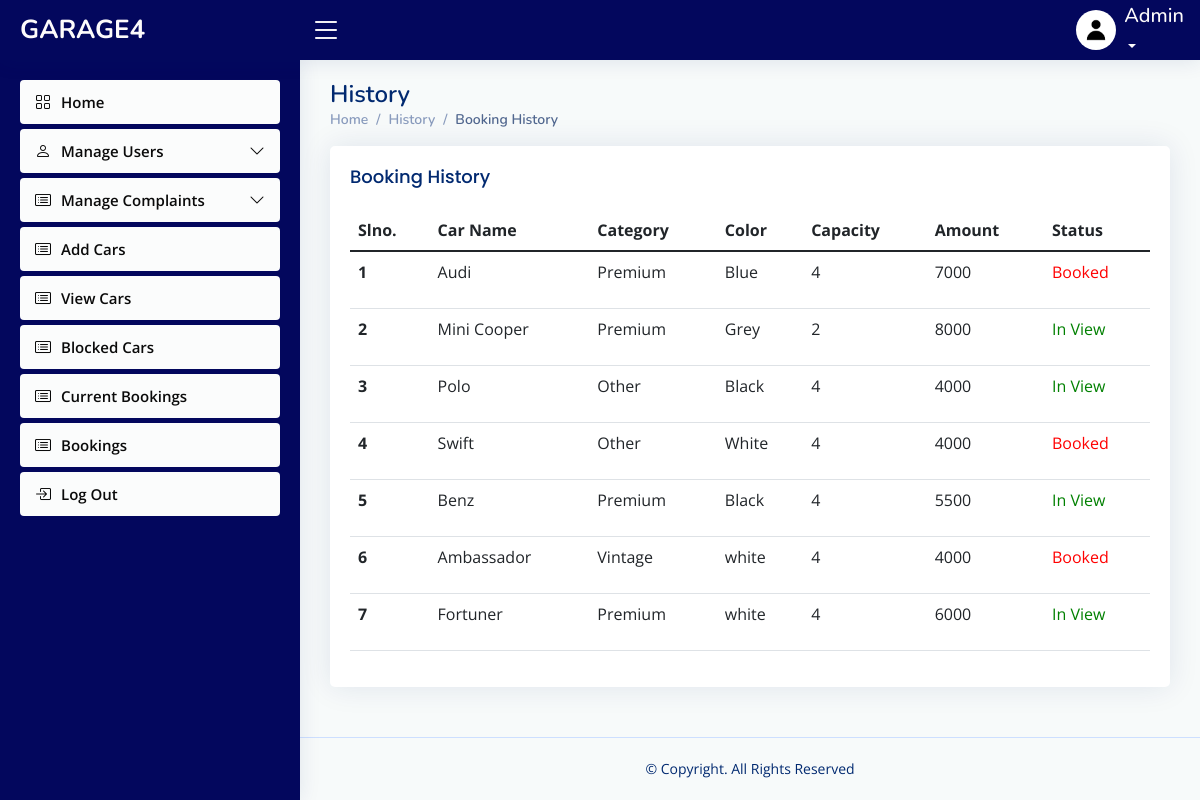
Page /admin/cardetails.php on the earlier database version.
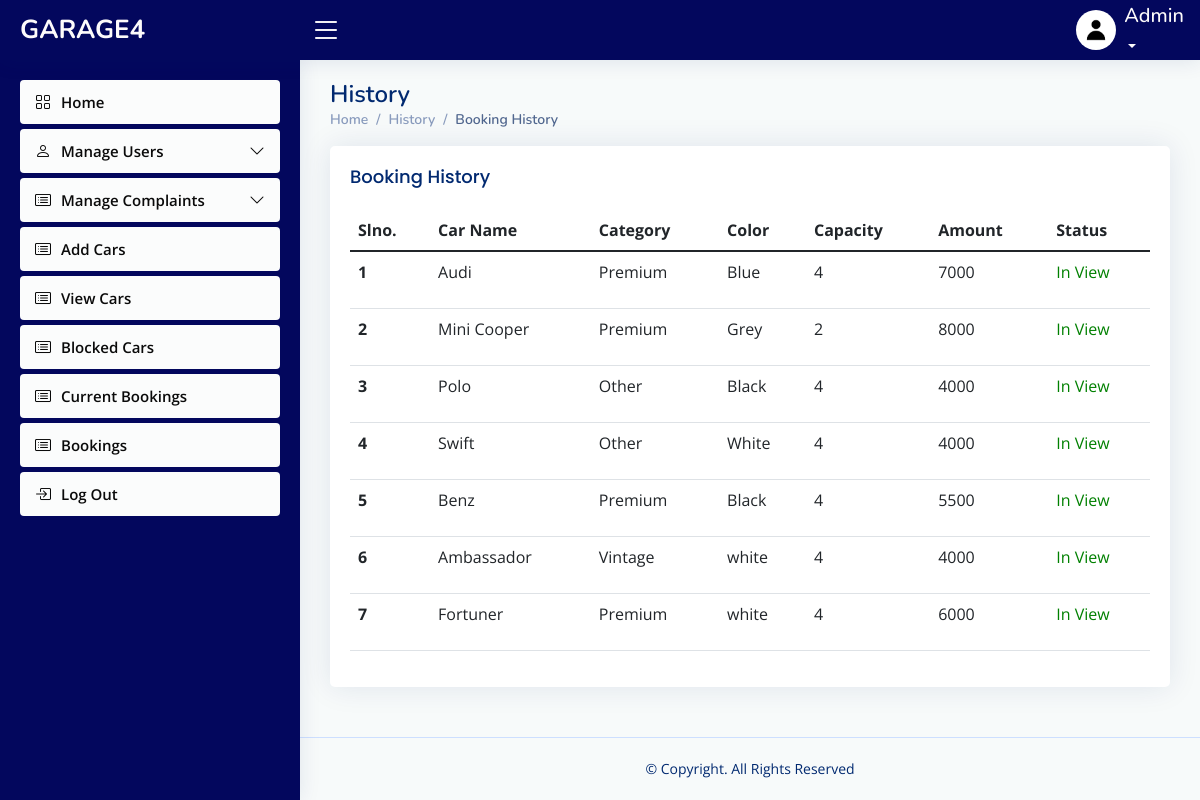
Same page on the later database version.
### tables this page shows
CREATE TABLE `product` (
  `product_id` int(11) NOT NULL,
  `image` varchar(50) NOT NULL DEFAULT 'default.jpg',
  `name` varchar(40) NOT NULL,
  `category` varchar(40) NOT NULL,
  `model_year` varchar(10) NOT NULL,
  `brand` varchar(20) NOT NULL,
  `plate_number` varchar(30) NOT NULL,
  `color` varchar(20) NOT NULL,
  `capacity` varchar(10) NOT NULL,
  `description` varchar(70) NOT NULL,
  `amount` varchar(30) NOT NULL,
  `status` int(11) NOT NULL
);

### connect.php (called while the page is built, shortened)
<?php
$dbname="garage4";
$conn=mysqli_connect("localhost","root","",$dbname);
function select_data($sql)
{
  global $conn;
  $res = mysqli_query($conn, $sql);
  if ($res)
    return $res;
  else
    return False;
}
?>

### admin/cardetails.php (the view, shortened to what this page needs)
<?php
include("header.php");
?>
  <main id="main" class="main">
    <div class="pagetitle">
      <h1>History</h1>
      <nav>
        <ol class="breadcrumb">
          <li class="breadcrumb-item"><a href="viewcar.php">Home</a></li>
          <li class="breadcrumb-item">History</a></li>
          <li class="breadcrumb-item active">Booking History</li>
        </ol>
      </nav>
    </div>
    <div class="card">
          <div class="card-body">
            <h5 class="card-title">
            Booking History
            </h5>
    <section class="section dashboard">
      <div class="row">
      <section class="section">
      <div class="row">
        <div class="col-lg-12">
              <table class="table datatable">
                <thead>
                  <tr>
                    <th scope="col">Slno.</th>
                    <th scope="col">Car Name</th>
                    <th scope="col">Category</th>
                    <th scope="col">Color</th>
                    <th scope="col">Capacity</th>
                    <th scope="col">Amount</th>
                    <th scope="col">Status</th>
                  </tr>
                </thead>
                <tbody>
                <?php
               $sql = "select * from product";
                $data=select_data($sql);
                $n=1;
                while ($row = mysqli_fetch_assoc($data)) {
                  ?>
                  <tr>
                  <th scope='row'><?php echo $n++; ?></th>
                 <td><?php echo  $row['name'] ?></td>
                 <td><?php echo  $row['category'] ?></td>
                 <td> <?php echo $row['color'] ?></td>
                 <td><?php echo $row['capacity'] ?></td>
                 <td> <?php echo $row['amount']  ?></td>
                 <td>
                                <?php
                                    if ($row['status'] == 0)
                                        echo "<p style='color: green;'>In View</p>";
                                    else if ($row['status'] == 1)
                                        echo "<p style='color: red;'>Booked</p>";
                                        else if ($row['status'] == -1)
                                        echo "<p style='color: blue;'>Dropped</p>";
                                        else if ($row['status'] == 2)
                                        echo "<p style='color: orange;'>Service</p>";
                                    ?>
                            </td>
                  <?php
                  }
                  ?>
                </tbody>
              </table>
            </div>
          </div>
        </div>
      </div>
  </main>
  <?php
include 'footer.php';
?>

Differences in the rows shown:
changed product "Audi": status "Booked" → "In View"
changed product "Swift": status "Booked" → "In View"
changed product "Ambassador": status "Booked" → "In View"
